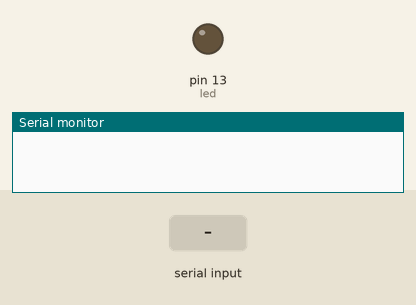
Simulated run of this sketch. Board: Arduino Uno, built with avr-gcc and run on an emulated ATmega328P. On the bench: output pins drawn as LEDs (lit = HIGH), the last lines printed to the serial monitor. The inputs (shaded band) are chosen by the test bench.

Above: at 1.2 s.
1.3 s: "y" received over Serial
At 1.9 s:
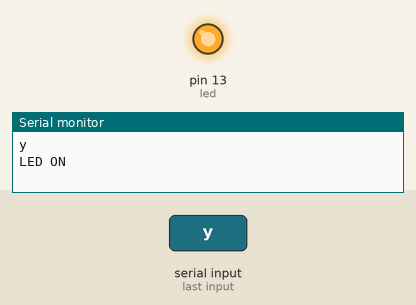
2.8 s: "n" received over Serial
At 4.3 s:
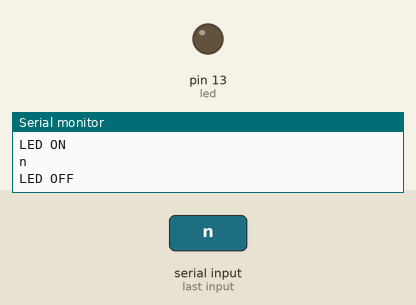
Timing chart, 0 to 5.8 s (numbered marks = the images above; inputs shaded):
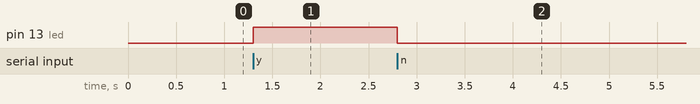

Measured:
- after the input at 1.3 s, pin 13 (led): LOW → HIGH at once
- after the input at 2.8 s, pin 13 (led): HIGH → LOW at once

The sketch:

pyserialTest.ino
```cpp
char c;
int led = 13;
boolean ledLightUp = false;

void setup(){
  Serial.begin(9600);
  pinMode(led,OUTPUT);
}

void loop()
{
// When a user sends serial data then read and execute the following
   if (Serial.available() > 0)
    {
      c = Serial.read();
      Serial.println(c);
      if(c == 'y')
      {
        ledLightUp = true;
        Serial.println("LED ON");
      }
      else if(c == 'n')
      {
        ledLightUp = false;
        Serial.println("LED OFF");
      }
    }
  if(ledLightUp){
    digitalWrite(led,HIGH);
  }
  else{
    digitalWrite(led,LOW);
  }
}
```
